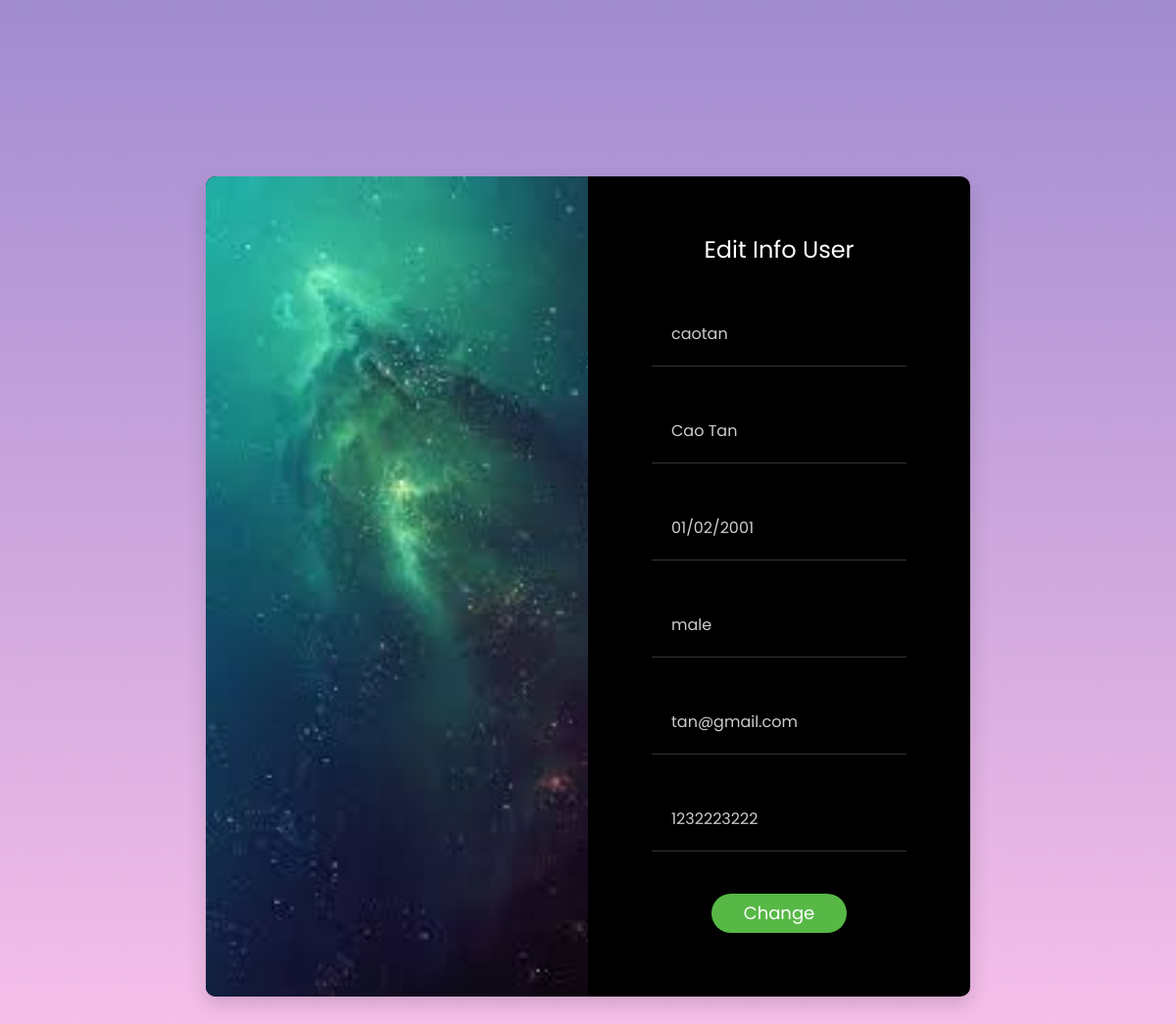
Screenshot of /admin/edit-user.php?username=caotan (signed in) with the database file from the repository.
### tables this page shows
CREATE TABLE IF NOT EXISTS `user_` (
  `username` varchar(50) NOT NULL,
  `password` varchar(100) NOT NULL,
  `fullname` varchar(200) NOT NULL,
  `email` varchar(50) DEFAULT NULL,
  `birthdate` varchar(50) NOT NULL,
  `gender` varchar(50) NOT NULL,
  `phone` varchar(50) NOT NULL,
  `role` int(11) NOT NULL DEFAULT 0,
  `status` int(11) NOT NULL,
  PRIMARY KEY (`username`)
);

### models/db.php (called while the page is built)
<?php
class Db
{
    public static $connection;
    public function __construct()
    {
        if (!self::$connection) {
            self::$connection = new mysqli(DB_HOST, DB_USER, DB_PASSWORD, DB_NAME, PORT);
            self::$connection->set_charset(DB_CHARSET);
        }
        return self::$connection;
    }
}

### models/User.php (called while the page is built, shortened)
<?php
class User extends Db
{
    public   function getUserFromUsername($usename)
    {
        $sql = self::$connection->prepare("SELECT * FROM `user_` WHERE username = ?");
        $sql->bind_param("s", $usename);
        $sql->execute();
        $items = $sql->get_result()->fetch_object();
        return $items;
    }
}

### admin/edit-user.php (the view, shortened to what this page needs)
<?php
require "app.php";
$userModel = new User();
if (isset($_GET['username'])) {
    $user = $userModel->getUserFromUsername($_GET['username']);
}
?>
<!DOCTYPE html>
<html lang="en">
<head>
    <link href="vendor/mdi-font/css/material-design-iconic-font.min.css" rel="stylesheet" media="all">
    <link href="vendor/font-awesome-4.7/css/font-awesome.min.css" rel="stylesheet" media="all">
    <link href="vendor/select2/select2.min.css" rel="stylesheet" media="all">
    <link href="vendor/datepicker/daterangepicker.css" rel="stylesheet" media="all">
    <link href="css/mainRegister.css" rel="stylesheet" media="all">
</head>
<body>
    <div class="page-wrapper bg-gra-01 p-t-180 p-b-100 font-poppins">
        <div class="wrapper wrapper--w780">
            <div class="card card-3">
                <div class="card-heading">
                </div>
                <div class="card-body">
                    <h2 class="title">Edit Info User</h2>
                    <form action="" method="GET">
                        <div class="input-group">
                            <input class="input--style-3" value="<?php echo $user->username ?>" type="text" placeholder="Username" name="username" required disabled>
                        </div>
                        <div class="input-group">
                            <input class="input--style-3" value="<?php echo $user->fullname ?>" type="text" placeholder="Fullname" name="fullname" required>
                        </div>
                        <div class="input-group">
                            <input class="input--style-3" value="<?php echo $user->birthdate ?>" type="text" placeholder="Birthdate" name="birthday" required>
                        </div>
                        <div class="input-group">
                            <input class="input--style-3" value="<?php echo $user->gender ?>" type="text" placeholder="Gender" name="gender" required>
                        </div>
                        <div class="input-group">
                            <input class="input--style-3" value="<?php echo $user->email ?>" type="email" placeholder="Email" name="email" required>
                        </div>
                        <div class="input-group">
                            <input class="input--style-3" value="<?php echo $user->phone ?>" type="text" placeholder="Phone" name="phone" required>
                        </div>
                        <div class="p-t-10">
                            <button class="btn btn--pill btn--green" type="submit">Change</button>
                        </div>
                    </form>
                </div>
            </div>
        </div>
    </div>
</body>
</html>

### css/mainRegister.css (style rules this page uses)
.font-poppins { font-family: "Poppins", "Arial", "Helvetica Neue", sans-serif; }
html { -webkit-box-sizing: border-box; -moz-box-sizing: border-box; box-sizing: border-box; }
* { padding: 0; margin: 0; }
*, *:before, *:after { -webkit-box-sizing: inherit; -moz-box-sizing: inherit; box-sizing: inherit; }
body, h1, h2, h3, h4, h5, h6, blockquote, p, pre, dl, dd, ol, ul, figure, hr, fieldset, legend { margin: 0; padding: 0; }
button { outline: none; background: none; border: none; }
.page-wrapper { min-height: 100vh; }
body { font-family: "Poppins", "Arial", "Helvetica Neue", sans-serif; font-weight: 400; font-size: 14px; }
h1, h2, h3, h4, h5, h6 { font-weight: 400; }
h2 { font-size: 30px; }
.bg-gra-01 { background: -webkit-gradient(linear, left bottom, left top, from(#fbc2eb), to(#a18cd1)); background: -webkit-linear-gradient(bottom, #fbc2eb 0%, #a18cd1 100%); background: -moz-linear-gradient(bottom, #fbc2eb 0%, #a18cd1 100%); background: -o-linear-gradient(bottom, #fbc2eb 0%, #a18cd1 100%); background: linear-gradient(to top, #fbc2eb 0%, #a18cd1 100%); }
.p-t-180 { padding-top: 180px; }
.p-t-10 { padding-top: 10px; }
.p-b-100 { padding-bottom: 100px; }
.wrapper { margin: 0 auto; }
.wrapper--w780 { max-width: 780px; }
.btn { display: inline-block; line-height: 40px; padding: 0 33px; font-family: Poppins, Arial, "Helvetica Neue", sans-serif; cursor: pointer; color: #fff; -webkit-transition: all 0.4s ease; -o-transition: all 0.4s ease; -moz-transition: all 0.4s ease; transition: all 0.4s ease; font-size: 18px; }
.btn--pill { -webkit-border-radius: 20px; -moz-border-radius: 20px; border-radius: 20px; }
.btn--green { background: #57b846; }
input { outline: none; margin: 0; border: none; -webkit-box-shadow: none; -moz-box-shadow: none; box-shadow: none; width: 100%; font-size: 14px; font-family: inherit; }
.input-group { position: relative; margin-bottom: 33px; border-bottom: 1px solid rgba(255, 255, 255, 0.2); }
.input--style-3 { padding: 5px 0; font-size: 16px; color: #ccc; background: transparent; }
.title { font-size: 24px; color: #fff; font-weight: 400; margin-bottom: 36px; }
.card { overflow: hidden; -webkit-border-radius: 3px; -moz-border-radius: 3px; border-radius: 3px; background: #fff; }
.card-3 { background: #000; -webkit-border-radius: 10px; -moz-border-radius: 10px; border-radius: 10px; -webkit-box-shadow: 0px 8px 20px 0px rgba(0, 0, 0, 0.15); -moz-box-shadow: 0px 8px 20px 0px rgba(0, 0, 0, 0.15); box-shadow: 0px 8px 20px 0px rgba(0, 0, 0, 0.15); width: 100%; display: table; }
.card-3 .card-heading { background: url("../public/images/1.jpg") top left/cover no-repeat; display: table-cell; width: 50%; }
.card-3 .card-body { padding: 57px 65px; padding-bottom: 65px; display: table-cell; }

### admin/edit-user.php (style rules this page uses)
form { text-align: center; }
.title { text-align: center; }
.input--style-3 { padding: 10px; margin: 10px; }

### rows the page displays
user_: username "caotan", fullname "Cao Tan", birthday "01/02/2001", gender "male", email "tan@gmail.com", phone "1232223222"
